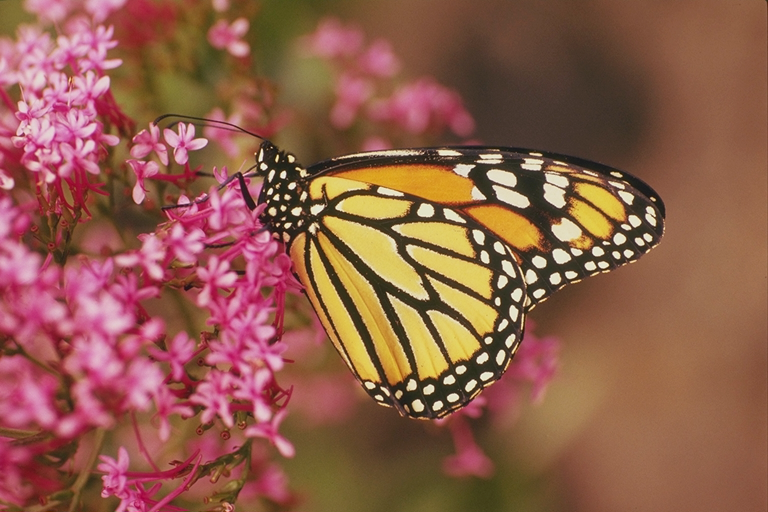
#> input picture monarch_col.png, 768 x 512 px
$ python zadanie_6_yuv.py   (older library calls are emulated)
#> lines starting #> are read from the running program, lines starting #| are printed output that depends on the picture; long printed decimals are rounded
### wspolne.py
"""
Wspolne funkcje wykorzystywane w zadaniach laboratorium: obliczanie
entropii, przeplywnosci, DWT, MSE/PSNR oraz przygotowanie katalogu wynikow.
"""

from pathlib import Path

import cv2
import numpy as np


ROOT = Path(__file__).resolve().parent
WYNIKI = ROOT / "wyniki"


def przygotuj_katalog(nazwa=None):
    katalog = WYNIKI if nazwa is None else WYNIKI / nazwa
    katalog.mkdir(parents=True, exist_ok=True)
    return katalog


# [5 lines left out: function wczytaj_mono, not called in this run]


def wczytaj_kolor():
    obraz = cv2.imread(str(ROOT / "monarch_col.png"), cv2.IMREAD_COLOR)
#> obraz is the input picture: shape (512, 768, 3); mean B, G, R 75, 93, 143.5
    if obraz is None:
        raise FileNotFoundError("Nie znaleziono monarch_col.png")
    return obraz


def histogram_entropia(obraz, minimum=0, maksimum=256):
    wartosci = obraz.astype(np.int64).ravel()
    histogram = np.bincount(
        wartosci - minimum, minlength=maksimum - minimum
    ).astype(np.float64)
    prawdopodobienstwa = histogram[histogram > 0] / histogram.sum()
    entropia = -np.sum(prawdopodobienstwa * np.log2(prawdopodobienstwa))
    os_x = np.arange(minimum, maksimum)
    return histogram, float(entropia), os_x


def przeplywnosc(sciezka, wysokosc, szerokosc):
    return 8 * Path(sciezka).stat().st_size / (wysokosc * szerokosc)


# [55 lines left out: functions obraz_roznicowy_poziomy, dwt, normalizuj_do_zapisu, mse_psnr, not called in this run]

### zadanie_6_yuv.py
"""
Zadanie 6: skrypt konwertuje kolorowy obraz BGR/RGB do przestrzeni YUV,
zapisuje skladowe, ich histogramy i porownuje entropie RGB oraz YUV.
"""

import cv2
import matplotlib

matplotlib.use("Agg")
import matplotlib.pyplot as plt

from wspolne import histogram_entropia, przygotuj_katalog, wczytaj_kolor


obraz_bgr = wczytaj_kolor()
obraz_yuv = cv2.cvtColor(obraz_bgr, cv2.COLOR_BGR2YUV)
#> obraz_yuv: shape (512, 768, 3); mean of channels 0, 1, 2 106, 112.7, 160.8
rgb = {"R": obraz_bgr[:, :, 2], "G": obraz_bgr[:, :, 1], "B": obraz_bgr[:, :, 0]}
yuv = {"Y": obraz_yuv[:, :, 0], "U": obraz_yuv[:, :, 1], "V": obraz_yuv[:, :, 2]}
katalog = przygotuj_katalog("zadanie_6")

fig, osie = plt.subplots(1, 2, figsize=(14, 5))
entropie = {}
for os_, zbior, tytul in zip(osie, (rgb, yuv), ("RGB", "YUV")):
    for nazwa, skladowa in zbior.items():
        histogram, entropia, os_x = histogram_entropia(skladowa)
        entropie[nazwa] = entropia
        cv2.imwrite(str(katalog / f"skladowa_{nazwa}.png"), skladowa)
        os_.plot(os_x, histogram, label=nazwa)
    os_.set_title(f"Histogramy {tytul}")
    os_.set_xlabel("Wartosc")
    os_.set_ylabel("Liczba pikseli")
    os_.set_xlim(0, 255)
    os_.legend()
#> this loop made 2 passes
#> tytul on passes 1 to 2: 'RGB', 'YUV'
#> pass 1, `cv2.imwrite(str(katalog / f"skladowa_{nazwa}.png"), skladowa)`:
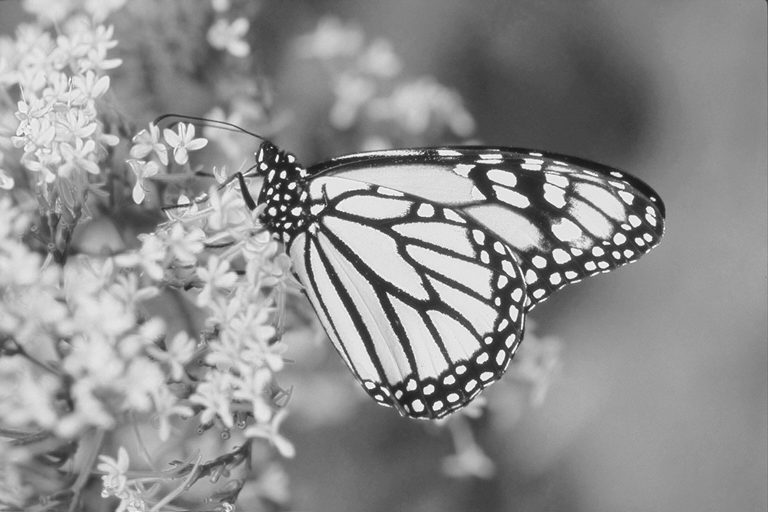
#> saved as skladowa_R.png: shape (512, 768); min 26, max 253, mean 143.5
#> pass 1, `cv2.imwrite(str(katalog / f"skladowa_{nazwa}.png"), skladowa)`:
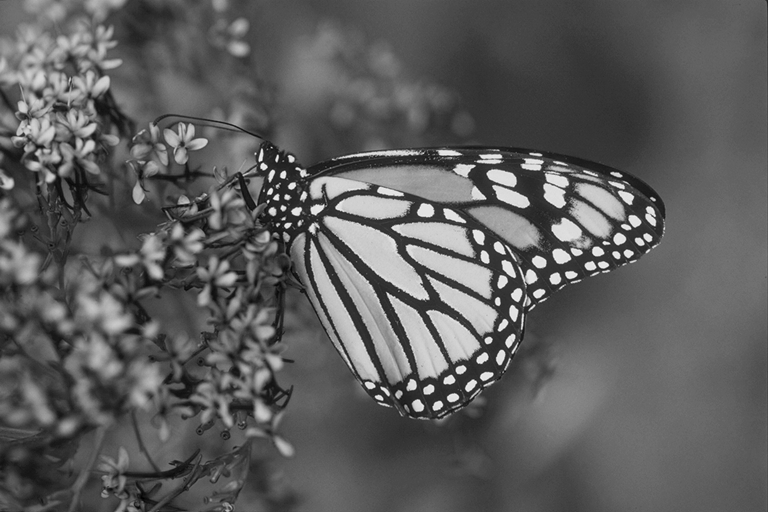
#> saved as skladowa_G.png: shape (512, 768); min 0, max 245, mean 93
#> pass 1, `cv2.imwrite(str(katalog / f"skladowa_{nazwa}.png"), skladowa)`:
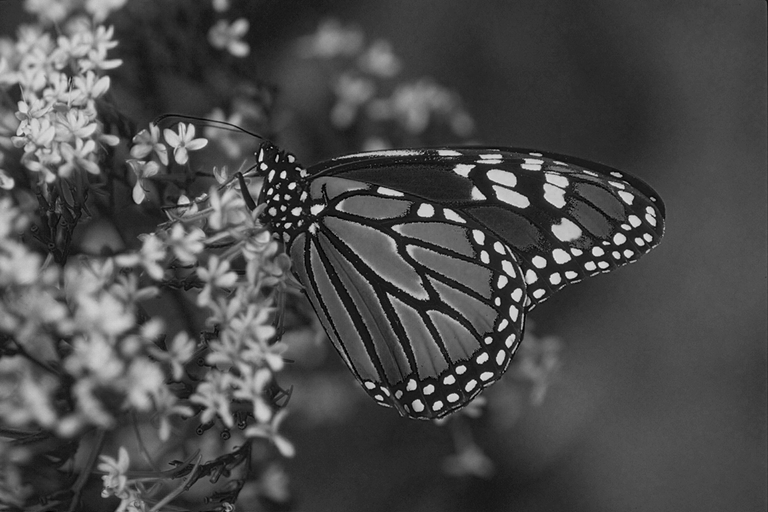
#> saved as skladowa_B.png: shape (512, 768); min 0, max 235, mean 75
#> pass 2, `cv2.imwrite(str(katalog / f"skladowa_{nazwa}.png"), skladowa)`:
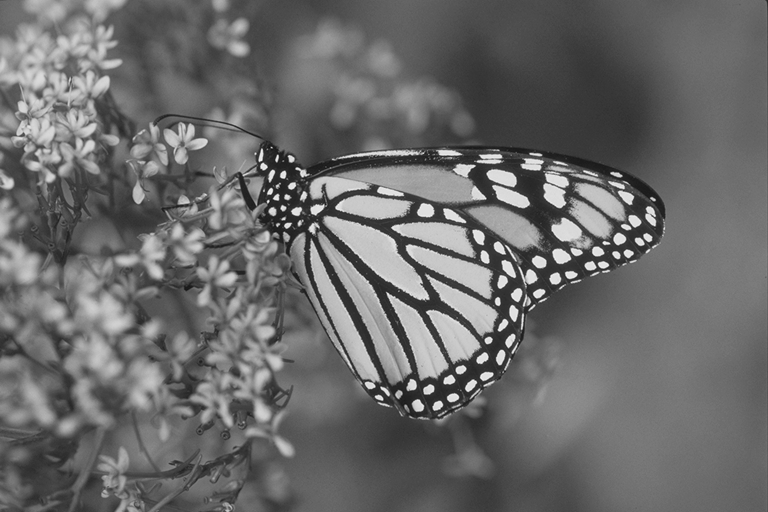
#> saved as skladowa_Y.png: shape (512, 768); min 17, max 245, mean 106
#> after the loop:
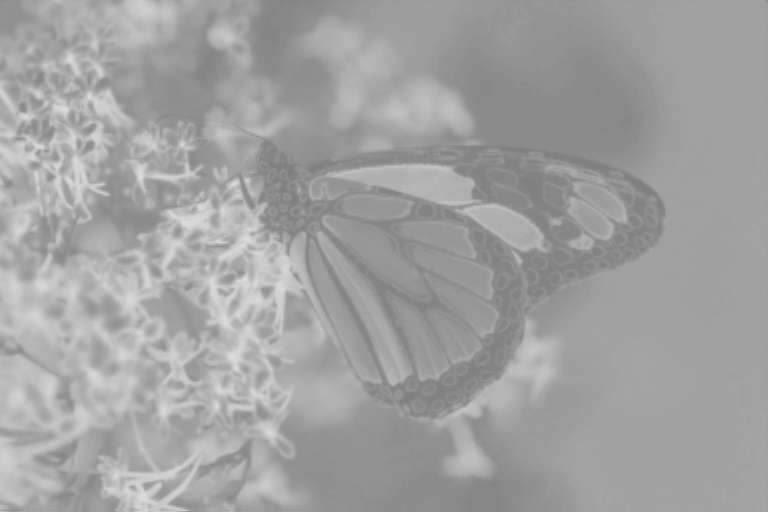
#> skladowa: shape (512, 768); min 125, max 222, mean 160.8
#> after the loop, entropie = {'R': 7.4, 'G': 7.08, 'B': 6.98, 'Y': 7.18, 'U': 5.32, 'V': 5.81}
fig.tight_layout()
fig.savefig(katalog / "porownanie_histogramow_rgb_yuv.png", dpi=160)
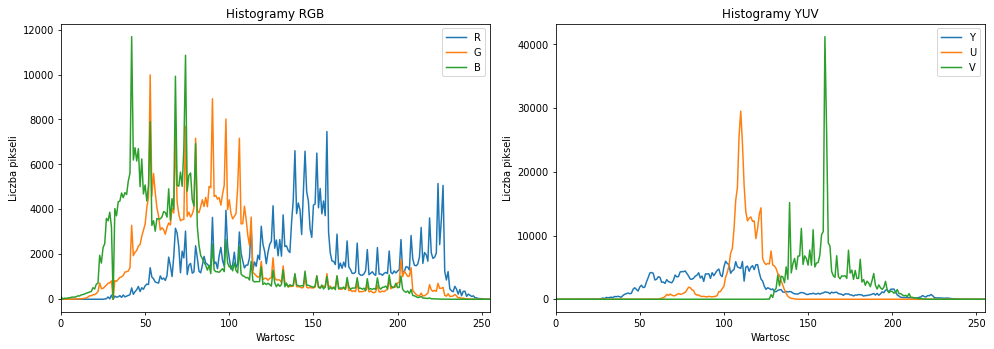
#> figure drawn by matplotlib, 2 panels; panel 1: curve peaks at x = 158, y = 7463; panel 1: curve peaks at x = 53, y = 9984; panel 1: curve peaks at x = 42, y = 11685; panel 2: curve peaks at x = 101, y = 5964
plt.close(fig)

for nazwa in ("R", "G", "B", "Y", "U", "V"):
    print(f"Entropia {nazwa}: {entropie[nazwa]:.6f} bit/piksel")
#> this loop made 6 passes
#| Entropia R: 7.404 bit/piksel
#| Entropia G: 7.084 bit/piksel
#| Entropia B: 6.980 bit/piksel
#| Entropia Y: 7.184 bit/piksel
#| Entropia U: 5.316 bit/piksel
#| Entropia V: 5.814 bit/piksel
print(f"Srednia entropia RGB: {sum(entropie[x] for x in 'RGB') / 3:.6f} bit/piksel")
#| Srednia entropia RGB: 7.156 bit/piksel
print(f"Srednia entropia YUV: {sum(entropie[x] for x in 'YUV') / 3:.6f} bit/piksel")
#| Srednia entropia YUV: 6.105 bit/piksel
